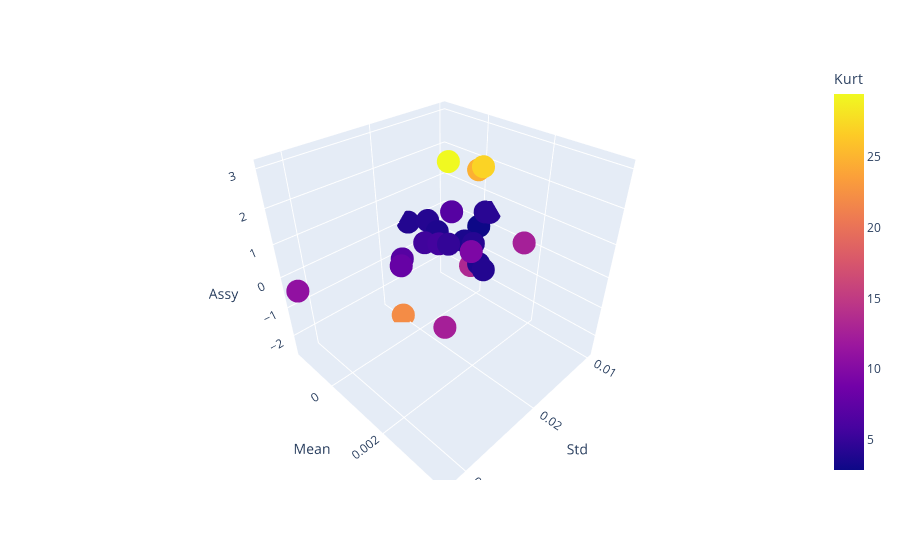
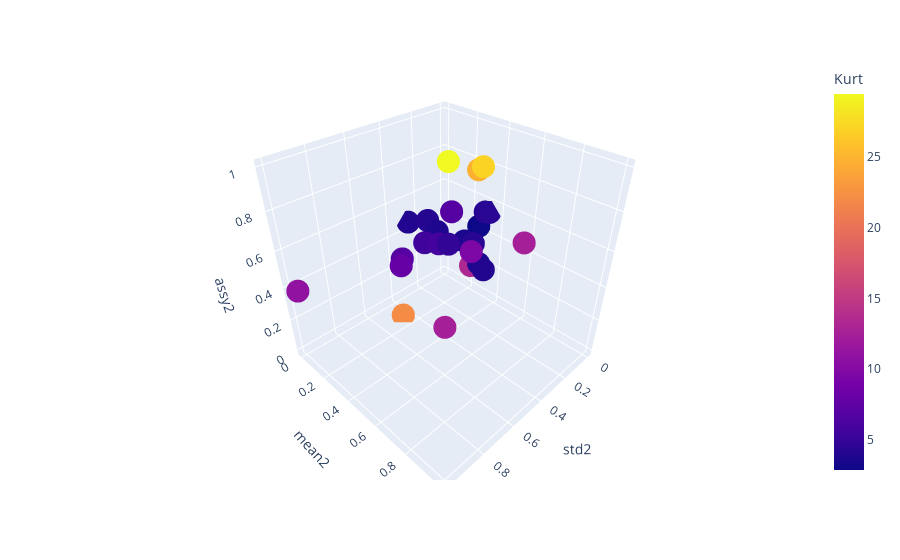

The notebook cell these images were saved under, in order:
### Code cell
import plotly.express as px
fig = px.scatter_3d(info, x='Std', y='Mean', z='Assy', color = 'Kurt')
fig.show()

fig2 = px.scatter_3d(info, x='std2', y='mean2', z='assy2', color = 'Kurt')
fig2.show()

### Figure 1 — Plotly figure (JSON) as saved in the notebook; plotly's stock layout.template omitted (floating-point values rounded to 4 significant figures)
{"data": [{"hovertemplate": "Std=%{x}<br>Mean=%{y}<br>Assy=%{z}<br>Kurt=%{marker.color}<extra></extra>", "legendgroup": "", "marker": {"color": [12.53, 27.06, 24.72, 4.299, 4.831, 3.598, 7.954, 6.929, 4.091, 9.562, 3.713, 4.18, 6.886, 4.007, 22.09, 12.51, 5.497, 5.71, 2.867, 3.999, 29.47, 10.97, 4.269, 3.763, 13.29], "coloraxis": "coloraxis", "symbol": "circle"}, "mode": "markers", "name": "", "scene": "scene", "showlegend": false, "type": "scatter3d", "x": [0.01754, 0.01821, 0.01862, 0.009943, 0.01757, 0.01302, 0.01954, 0.01892, 0.01524, 0.01954, 0.01621, 0.01463, 0.01415, 0.01614, 0.02025, 0.03197, 0.01726, 0.01635, 0.01088, 0.01688, 0.01985, 0.03169, 0.009949, 0.01525, 0.01425], "y": [0.0028, 0.001693, 0.001648, 0.0003344, 0.0005336, 8.703e-05, -0.0008284, -0.0009429, -0.0008171, 0.001714, 0.00128, 0.0007523, -0.0001506, -0.001397, -0.0006618, 0.003805, -0.0004353, -0.0001172, 0.0001535, 0.001576, 0.001046, -0.001313, 0.0001755, -0.0004383, 0.0006052], "z": [1.436, 3.002, 2.944, 0.455, 0.312, -0.306, -0.8757, -0.7607, 0.226, 0.8909, -0.1028, 0.1061, 0.6872, 0.008875, -2.561, 1.835, -0.1394, -0.1285, 0.002695, -0.06372, 3.039, -0.4212, 0.4044, 0.01966, -0.7683]}], "layout": {"coloraxis": {"colorbar": {"title": {"text": "Kurt"}}, "colorscale": [[0, "#0d0887"], [0.1111, "#46039f"], [0.2222, "#7201a8"], [0.3333, "#9c179e"], [0.4444, "#bd3786"], [0.5556, "#d8576b"], [0.6667, "#ed7953"], [0.7778, "#fb9f3a"], [0.8889, "#fdca26"], [1, "#f0f921"]]}, "legend": {"tracegroupgap": 0}, "margin": {"t": 60}, "scene": {"domain": {"x": [0, 1], "y": [0, 1]}, "xaxis": {"title": {"text": "Std"}}, "yaxis": {"title": {"text": "Mean"}}, "zaxis": {"title": {"text": "Assy"}}}}}

### Figure 2 — Plotly figure (JSON) as saved in the notebook; plotly's stock layout.template omitted (floating-point values rounded to 4 significant figures)
{"data": [{"hovertemplate": "std2=%{x}<br>mean2=%{y}<br>assy2=%{z}<br>Kurt=%{marker.color}<extra></extra>", "legendgroup": "", "marker": {"color": [12.53, 27.06, 24.72, 4.299, 4.831, 3.598, 7.954, 6.929, 4.091, 9.562, 3.713, 4.18, 6.886, 4.007, 22.09, 12.51, 5.497, 5.71, 2.867, 3.999, 29.47, 10.97, 4.269, 3.763, 13.29], "coloraxis": "coloraxis", "symbol": "circle"}, "mode": "markers", "name": "", "scene": "scene", "showlegend": false, "type": "scatter3d", "x": [0.3449, 0.3753, 0.3939, 0, 0.3462, 0.1397, 0.4357, 0.4076, 0.2406, 0.4354, 0.2842, 0.2126, 0.1912, 0.2813, 0.468, 1, 0.3323, 0.2906, 0.04254, 0.3151, 0.4498, 0.987, 0.0002711, 0.2411, 0.1955], "y": [0.8068, 0.5941, 0.5854, 0.3329, 0.3712, 0.2853, 0.1093, 0.0873, 0.1115, 0.598, 0.5146, 0.4132, 0.2396, 0, 0.1413, 1, 0.1849, 0.246, 0.2981, 0.5716, 0.4697, 0.01621, 0.3023, 0.1843, 0.3849], "z": [0.7137, 0.9933, 0.983, 0.5386, 0.5131, 0.4027, 0.301, 0.3215, 0.4977, 0.6164, 0.439, 0.4763, 0.5801, 0.4589, 0, 0.785, 0.4325, 0.4344, 0.4578, 0.446, 1, 0.3821, 0.5296, 0.4609, 0.3202]}], "layout": {"coloraxis": {"colorbar": {"title": {"text": "Kurt"}}, "colorscale": [[0, "#0d0887"], [0.1111, "#46039f"], [0.2222, "#7201a8"], [0.3333, "#9c179e"], [0.4444, "#bd3786"], [0.5556, "#d8576b"], [0.6667, "#ed7953"], [0.7778, "#fb9f3a"], [0.8889, "#fdca26"], [1, "#f0f921"]]}, "legend": {"tracegroupgap": 0}, "margin": {"t": 60}, "scene": {"domain": {"x": [0, 1], "y": [0, 1]}, "xaxis": {"title": {"text": "std2"}}, "yaxis": {"title": {"text": "mean2"}}, "zaxis": {"title": {"text": "assy2"}}}}}
